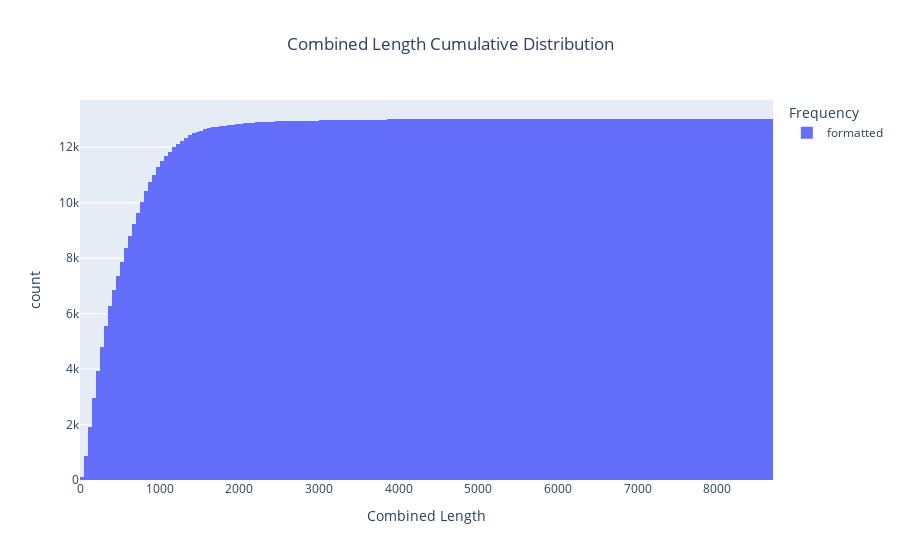

Write notebook code for a chart like this one.
### Code cell
# Cumulative distribution
fig = px.histogram(combined_lengths, 
                   cumulative=True, 
                   title='Combined Length Cumulative Distribution', 
                #    histnorm='probability',
                   labels = {'value': 'Combined Length', 
                             'probability': 'Cumulative Probability',
                             'variable': 'Frequency'})
fig.update_layout(title_x=0.5)
fig.show()

### Figure 1 — Plotly figure (JSON) as saved in the notebook; plotly's stock layout.template omitted (floating-point values rounded to 4 significant figures; data arrays with more than 128 entries replaced by an {"elided": "..."} marker saying what was removed)
{"data": [{"alignmentgroup": "True", "bingroup": "x", "cumulative": {"enabled": true}, "hovertemplate": "Frequency=formatted<br>Combined Length=%{x}<br>count=%{y}<extra></extra>", "legendgroup": "formatted", "marker": {"color": "#636efa", "pattern": {"shape": ""}}, "name": "formatted", "offsetgroup": "formatted", "orientation": "v", "showlegend": true, "type": "histogram", "x": {"elided": "13020 int values"}, "xaxis": "x", "yaxis": "y"}], "layout": {"barmode": "relative", "legend": {"title": {"text": "Frequency"}, "tracegroupgap": 0}, "title": {"text": "Combined Length Cumulative Distribution", "x": 0.5}, "xaxis": {"anchor": "y", "domain": [0, 1], "title": {"text": "Combined Length"}}, "yaxis": {"anchor": "x", "domain": [0, 1], "title": {"text": "count"}}}}
